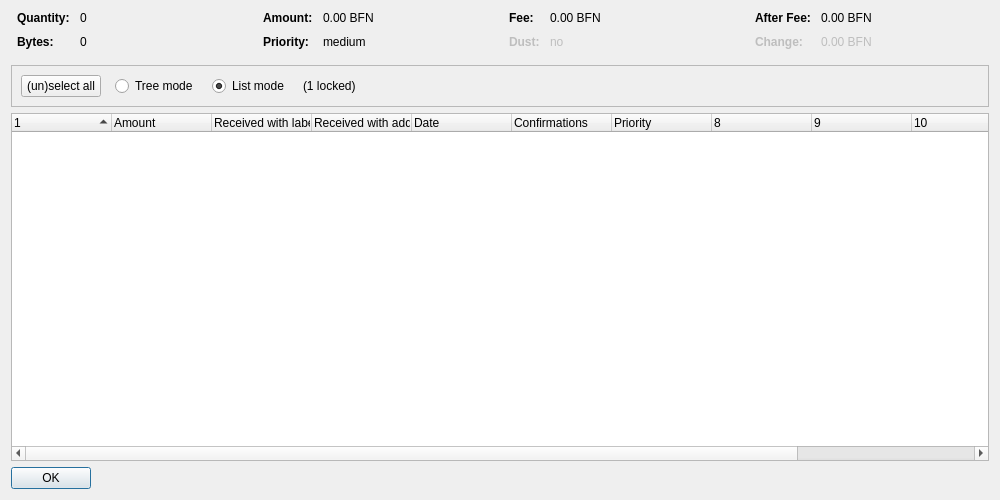
<?xml version="1.0" encoding="UTF-8"?>
<ui version="4.0">
 <class>CoinControlDialog</class>
 <widget class="QDialog" name="CoinControlDialog">
  <property name="geometry">
   <rect>
    <x>0</x>
    <y>0</y>
    <width>1000</width>
    <height>500</height>
   </rect>
  </property>
  <property name="windowTitle">
   <string>Coin Selection</string>
  </property>
  <property name="styleSheet">
   <string notr="true"/>
  </property>
  <layout class="QVBoxLayout" name="verticalLayout">
   <item>
    <layout class="QHBoxLayout" name="horizontalLayoutTop" stretch="0,0,0,0">
     <property name="topMargin">
      <number>0</number>
     </property>
     <property name="bottomMargin">
      <number>10</number>
     </property>
     <item>
      <layout class="QFormLayout" name="formLayoutCoinControl1">
       <property name="horizontalSpacing">
        <number>10</number>
       </property>
       <property name="verticalSpacing">
        <number>10</number>
       </property>
       <property name="leftMargin">
        <number>6</number>
       </property>
       <property name="rightMargin">
        <number>6</number>
       </property>
       <item row="0" column="0">
        <widget class="QLabel" name="labelCoinControlQuantityText">
         <property name="font">
          <font>
           <weight>75</weight>
           <bold>true</bold>
          </font>
         </property>
         <property name="text">
          <string>Quantity:</string>
         </property>
        </widget>
       </item>
       <item row="0" column="1">
        <widget class="QLabel" name="labelCoinControlQuantity">
         <property name="cursor">
          <cursorShape>IBeamCursor</cursorShape>
         </property>
         <property name="contextMenuPolicy">
          <enum>Qt::ActionsContextMenu</enum>
         </property>
         <property name="text">
          <string notr="true">0</string>
         </property>
         <property name="textInteractionFlags">
          <set>Qt::LinksAccessibleByMouse|Qt::TextSelectableByKeyboard|Qt::TextSelectableByMouse</set>
         </property>
        </widget>
       </item>
       <item row="1" column="0">
        <widget class="QLabel" name="labelCoinControlBytesText">
         <property name="font">
          <font>
           <weight>75</weight>
           <bold>true</bold>
          </font>
         </property>
         <property name="text">
          <string>Bytes:</string>
         </property>
        </widget>
       </item>
       <item row="1" column="1">
        <widget class="QLabel" name="labelCoinControlBytes">
         <property name="cursor">
          <cursorShape>IBeamCursor</cursorShape>
         </property>
         <property name="contextMenuPolicy">
          <enum>Qt::ActionsContextMenu</enum>
         </property>
         <property name="text">
          <string notr="true">0</string>
         </property>
         <property name="textInteractionFlags">
          <set>Qt::LinksAccessibleByMouse|Qt::TextSelectableByKeyboard|Qt::TextSelectableByMouse</set>
         </property>
        </widget>
       </item>
      </layout>
     </item>
     <item>
      <layout class="QFormLayout" name="formLayoutCoinControl2">
       <property name="horizontalSpacing">
        <number>10</number>
       </property>
       <property name="verticalSpacing">
        <number>10</number>
       </property>
       <property name="leftMargin">
        <number>6</number>
       </property>
       <property name="rightMargin">
        <number>6</number>
       </property>
       <item row="0" column="0">
        <widget class="QLabel" name="labelCoinControlAmountText">
         <property name="font">
          <font>
           <weight>75</weight>
           <bold>true</bold>
          </font>
         </property>
         <property name="text">
          <string>Amount:</string>
         </property>
        </widget>
       </item>
       <item row="0" column="1">
        <widget class="QLabel" name="labelCoinControlAmount">
         <property name="cursor">
          <cursorShape>IBeamCursor</cursorShape>
         </property>
         <property name="contextMenuPolicy">
          <enum>Qt::ActionsContextMenu</enum>
         </property>
         <property name="text">
          <string notr="true">0.00 BFN</string>
         </property>
         <property name="textInteractionFlags">
          <set>Qt::LinksAccessibleByMouse|Qt::TextSelectableByKeyboard|Qt::TextSelectableByMouse</set>
         </property>
        </widget>
       </item>
       <item row="1" column="0">
        <widget class="QLabel" name="labelCoinControlPriorityText">
         <property name="font">
          <font>
           <weight>75</weight>
           <bold>true</bold>
          </font>
         </property>
         <property name="text">
          <string>Priority:</string>
         </property>
        </widget>
       </item>
       <item row="1" column="1">
        <widget class="QLabel" name="labelCoinControlPriority">
         <property name="cursor">
          <cursorShape>IBeamCursor</cursorShape>
         </property>
         <property name="contextMenuPolicy">
          <enum>Qt::ActionsContextMenu</enum>
         </property>
         <property name="text">
          <string notr="true">medium</string>
         </property>
         <property name="textInteractionFlags">
          <set>Qt::LinksAccessibleByMouse|Qt::TextSelectableByKeyboard|Qt::TextSelectableByMouse</set>
         </property>
        </widget>
       </item>
      </layout>
     </item>
     <item>
      <layout class="QFormLayout" name="formLayoutCoinControl3">
       <property name="horizontalSpacing">
        <number>10</number>
       </property>
       <property name="verticalSpacing">
        <number>10</number>
       </property>
       <property name="leftMargin">
        <number>6</number>
       </property>
       <property name="rightMargin">
        <number>6</number>
       </property>
       <item row="0" column="0">
        <widget class="QLabel" name="labelCoinControlFeeText">
         <property name="font">
          <font>
           <weight>75</weight>
           <bold>true</bold>
          </font>
         </property>
         <property name="text">
          <string>Fee:</string>
         </property>
        </widget>
       </item>
       <item row="0" column="1">
        <widget class="QLabel" name="labelCoinControlFee">
         <property name="cursor">
          <cursorShape>IBeamCursor</cursorShape>
         </property>
         <property name="contextMenuPolicy">
          <enum>Qt::ActionsContextMenu</enum>
         </property>
         <property name="text">
          <string notr="true">0.00 BFN</string>
         </property>
         <property name="textInteractionFlags">
          <set>Qt::LinksAccessibleByMouse|Qt::TextSelectableByKeyboard|Qt::TextSelectableByMouse</set>
         </property>
        </widget>
       </item>
       <item row="1" column="0">
        <widget class="QLabel" name="labelCoinControlLowOutputText">
         <property name="enabled">
          <bool>false</bool>
         </property>
         <property name="font">
          <font>
           <weight>75</weight>
           <bold>true</bold>
          </font>
         </property>
         <property name="text">
          <string>Dust:</string>
         </property>
        </widget>
       </item>
       <item row="1" column="1">
        <widget class="QLabel" name="labelCoinControlLowOutput">
         <property name="enabled">
          <bool>false</bool>
         </property>
         <property name="cursor">
          <cursorShape>IBeamCursor</cursorShape>
         </property>
         <property name="contextMenuPolicy">
          <enum>Qt::ActionsContextMenu</enum>
         </property>
         <property name="text">
          <string notr="true">no</string>
         </property>
         <property name="textInteractionFlags">
          <set>Qt::LinksAccessibleByMouse|Qt::TextSelectableByKeyboard|Qt::TextSelectableByMouse</set>
         </property>
        </widget>
       </item>
      </layout>
     </item>
     <item>
      <layout class="QFormLayout" name="formLayoutCoinControl4">
       <property name="horizontalSpacing">
        <number>10</number>
       </property>
       <property name="verticalSpacing">
        <number>10</number>
       </property>
       <property name="leftMargin">
        <number>6</number>
       </property>
       <property name="rightMargin">
        <number>6</number>
       </property>
       <item row="0" column="0">
        <widget class="QLabel" name="labelCoinControlAfterFeeText">
         <property name="font">
          <font>
           <weight>75</weight>
           <bold>true</bold>
          </font>
         </property>
         <property name="text">
          <string>After Fee:</string>
         </property>
        </widget>
       </item>
       <item row="0" column="1">
        <widget class="QLabel" name="labelCoinControlAfterFee">
         <property name="cursor">
          <cursorShape>IBeamCursor</cursorShape>
         </property>
         <property name="contextMenuPolicy">
          <enum>Qt::ActionsContextMenu</enum>
         </property>
         <property name="text">
          <string notr="true">0.00 BFN</string>
         </property>
         <property name="textInteractionFlags">
          <set>Qt::LinksAccessibleByMouse|Qt::TextSelectableByKeyboard|Qt::TextSelectableByMouse</set>
         </property>
        </widget>
       </item>
       <item row="1" column="0">
        <widget class="QLabel" name="labelCoinControlChangeText">
         <property name="enabled">
          <bool>false</bool>
         </property>
         <property name="font">
          <font>
           <weight>75</weight>
           <bold>true</bold>
          </font>
         </property>
         <property name="text">
          <string>Change:</string>
         </property>
        </widget>
       </item>
       <item row="1" column="1">
        <widget class="QLabel" name="labelCoinControlChange">
         <property name="enabled">
          <bool>false</bool>
         </property>
         <property name="cursor">
          <cursorShape>IBeamCursor</cursorShape>
         </property>
         <property name="contextMenuPolicy">
          <enum>Qt::ActionsContextMenu</enum>
         </property>
         <property name="text">
          <string notr="true">0.00 BFN</string>
         </property>
         <property name="textInteractionFlags">
          <set>Qt::LinksAccessibleByMouse|Qt::TextSelectableByKeyboard|Qt::TextSelectableByMouse</set>
         </property>
        </widget>
       </item>
      </layout>
     </item>
    </layout>
   </item>
   <item>
    <widget class="QFrame" name="frame">
     <property name="minimumSize">
      <size>
       <width>0</width>
       <height>40</height>
      </size>
     </property>
     <property name="frameShape">
      <enum>QFrame::StyledPanel</enum>
     </property>
     <property name="frameShadow">
      <enum>QFrame::Sunken</enum>
     </property>
     <layout class="QHBoxLayout" name="horizontalLayout">
      <item>
       <layout class="QHBoxLayout" name="horizontalLayoutPanel" stretch="0,0,0,0,0">
        <property name="spacing">
         <number>14</number>
        </property>
        <item>
         <widget class="QPushButton" name="pushButtonSelectAll">
          <property name="sizePolicy">
           <sizepolicy hsizetype="Maximum" vsizetype="Fixed">
            <horstretch>0</horstretch>
            <verstretch>0</verstretch>
           </sizepolicy>
          </property>
          <property name="styleSheet">
           <string notr="true"/>
          </property>
          <property name="text">
           <string>(un)select all</string>
          </property>
          <property name="autoDefault">
           <bool>false</bool>
          </property>
         </widget>
        </item>
        <item>
         <widget class="QRadioButton" name="radioTreeMode">
          <property name="sizePolicy">
           <sizepolicy hsizetype="Maximum" vsizetype="Fixed">
            <horstretch>0</horstretch>
            <verstretch>0</verstretch>
           </sizepolicy>
          </property>
          <property name="text">
           <string>Tree mode</string>
          </property>
         </widget>
        </item>
        <item>
         <widget class="QRadioButton" name="radioListMode">
          <property name="sizePolicy">
           <sizepolicy hsizetype="Maximum" vsizetype="Fixed">
            <horstretch>0</horstretch>
            <verstretch>0</verstretch>
           </sizepolicy>
          </property>
          <property name="text">
           <string>List mode</string>
          </property>
          <property name="checked">
           <bool>true</bool>
          </property>
         </widget>
        </item>
        <item>
         <widget class="QLabel" name="labelLocked">
          <property name="text">
           <string notr="true">(1 locked)</string>
          </property>
         </widget>
        </item>
        <item>
         <spacer name="horizontalSpacer">
          <property name="orientation">
           <enum>Qt::Horizontal</enum>
          </property>
          <property name="sizeHint" stdset="0">
           <size>
            <width>40</width>
            <height>20</height>
           </size>
          </property>
         </spacer>
        </item>
       </layout>
      </item>
     </layout>
    </widget>
   </item>
   <item>
    <widget class="CoinControlTreeWidget" name="treeWidget">
     <property name="contextMenuPolicy">
      <enum>Qt::CustomContextMenu</enum>
     </property>
     <property name="styleSheet">
      <string notr="true"/>
     </property>
     <property name="sortingEnabled">
      <bool>false</bool>
     </property>
     <property name="columnCount">
      <number>12</number>
     </property>
     <attribute name="headerShowSortIndicator" stdset="0">
      <bool>true</bool>
     </attribute>
     <attribute name="headerStretchLastSection">
      <bool>false</bool>
     </attribute>
     <column>
      <property name="text">
       <string/>
      </property>
     </column>
     <column>
      <property name="text">
       <string>Amount</string>
      </property>
     </column>
     <column>
      <property name="text">
       <string>Received with label</string>
      </property>
     </column>
     <column>
      <property name="text">
       <string>Received with address</string>
      </property>
     </column>
     <column>
      <property name="text">
       <string>Date</string>
      </property>
     </column>
     <column>
      <property name="text">
       <string>Confirmations</string>
      </property>
      <property name="toolTip">
       <string>Confirmed</string>
      </property>
     </column>
     <column>
      <property name="text">
       <string>Priority</string>
      </property>
     </column>
     <column>
      <property name="text">
       <string/>
      </property>
     </column>
     <column>
      <property name="text">
       <string/>
      </property>
     </column>
     <column>
      <property name="text">
       <string/>
      </property>
     </column>
     <column>
      <property name="text">
       <string/>
      </property>
     </column>
     <column>
      <property name="text">
       <string/>
      </property>
     </column>
    </widget>
   </item>
   <item>
    <widget class="QDialogButtonBox" name="buttonBox">
     <property name="sizePolicy">
      <sizepolicy hsizetype="Maximum" vsizetype="Fixed">
       <horstretch>0</horstretch>
       <verstretch>0</verstretch>
      </sizepolicy>
     </property>
     <property name="styleSheet">
      <string notr="true"/>
     </property>
     <property name="orientation">
      <enum>Qt::Horizontal</enum>
     </property>
     <property name="standardButtons">
      <set>QDialogButtonBox::Ok</set>
     </property>
    </widget>
   </item>
  </layout>
 </widget>
 <customwidgets>
  <customwidget>
   <class>CoinControlTreeWidget</class>
   <extends>QTreeWidget</extends>
   <header>coincontroltreewidget.h</header>
  </customwidget>
 </customwidgets>
 <resources/>
 <connections/>
</ui>
